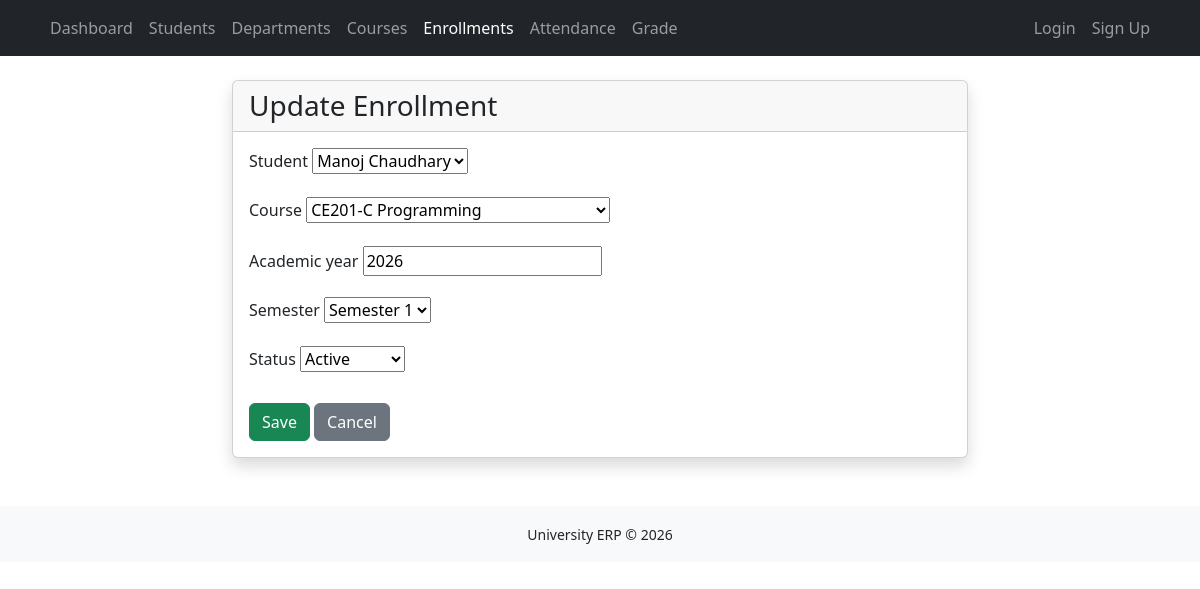
Page /enrollments/1/update/ on the committed database.
### enrollments/models.py (models this page shows, shortened)
class Enrollment(models.Model):
    SEMESTER_CHOICES = [
        (1, "Semester 1"),
        (2, "Semester 2"),
        (3, "Semester 3"),
        (4, "Semester 4"),
        (5, "Semester 5"),
        (6, "Semester 6"),
        (7, "Semester 7"),
        (8, "Semester 8"),
    ]
    """
    STATUS_CHOICES = [
        ("ACTIVE", "Active"),
        ("COMPLETED", "Completed"),
        ("DROPPED", "Dropped"),
    ]
    """
    class Status(models.TextChoices):
        ACTIVE = "ACTIVE", "Active"
        COMPLETED = "COMPLETED", "Completed"
        DROPPED = "DROPPED", "Dropped"
    student = models.ForeignKey(
        Student, on_delete=models.CASCADE, related_name="enrollments"
    )
    course = models.ForeignKey(
        Course, on_delete=models.CASCADE, related_name="enrollments"
    )
    academic_year = models.CharField(
        max_length=9,
    )
    semester = models.PositiveSmallIntegerField(choices=SEMESTER_CHOICES)
    status = models.CharField(
        max_length=20,
        choices=Status.choices,
        default=Status.ACTIVE,
    )
    enrolled_at = models.DateField(
        auto_now_add=True,
    )
    class Meta:
        ordering = [
            "student",
            "course",
        ]
        constraints = [
            models.UniqueConstraint(
                fields=[
                    "student",
                    "course",
                    "academic_year",
                ],
                name="unique_student_course_year",
            )
        ]

### enrollments/views.py (the view)
# urls.py: path("<int:pk>/update/", views.enrollment_update, name="enrollment_update"),
def enrollment_update(request, pk):
    enrollment = get_object_or_404(Enrollment, pk=pk)
    if request.method == "POST":
        form = EnrollmentForm(request.POST, instance=enrollment)
        if form.is_valid():
            form.save()
            messages.success(request, "Enrollment updated successfully")
            return redirect("enrollments:enrollment_list")
    else:
        form = EnrollmentForm(instance=enrollment)
    context = {"form": form, "enrollment": enrollment, "title": "Update Enrollment"}
    return render(request, "enrollments/enrollment_form.html", context)

### enrollments/forms.py (shortened to what this page needs)
class EnrollmentForm(forms.ModelForm):
    class Meta:
        model = Enrollment
        fields = [
            "student",
            "course",
            "academic_year",
            "semester",
            "status",
        ]
        widgets = {
            "student": forms.Select(attrs={"class": "forms-select"}),
            "course": forms.Select(attrs={"class": "forms-select"}),
            "academic_year": forms.TextInput(
                attrs={"class": "forms-control", "placeholder": "Academic Year"}
            ),
            "semester": forms.Select(
                attrs={
                    "class": "forms-select",
                }
            ),
            "status": forms.Select(
                attrs={"class": "forms-select", "placeholder": "Status"}
            ),
        }

### courses/models.py (called while the page is built)
    def __str__(self):
        return f"{self.code}-{self.title}"

### students/models.py (called while the page is built)
    def __str__(self):
        return f"{self.name}"

### enrollments/templates/enrollments/enrollment_form.html (shortened to what this page needs)
{% extends "base.html" %}
{% block content %}
<div class="row justify-content-center">
    <div class="col-lg-8">
        <div class="card shadow">
            <div class="card-header"><h3 class="mb-0">{{ title }}</h3></div>
            <div class="card-body">
                <form method="post" novalidate>
                    {% include "includes/form_fields.html" %}
                    <div class="mt-4">
                        <button type="submit" class="btn btn-success">Save</button>
                        <a href="{% url 'enrollments:enrollment_list' %}" class="btn btn-secondary">Cancel</a>
                    </div>
                </form>
            </div>
        </div>
    </div>
</div>
{% endblock %}

### templates/includes/form_fields.html (shortened to what this page needs)
{% for field in form %}
<div class="mb-3">
    <label
        class="form-label"
        for="{{ field.id_for_label }}">
        {{ field.label }}
    </label>
    {{ field }}
</div>
{% endfor %}

### rows in the picture
Enrollment: form "Manoj Chaudhary" "CE201-C Programming" "2026" "Semester 1" "Active"

### other values in the picture
{{ title }} "Update Enrollment"
{{ field.label }} "Student" "Course" "Academic year" "Semester" "Status"
